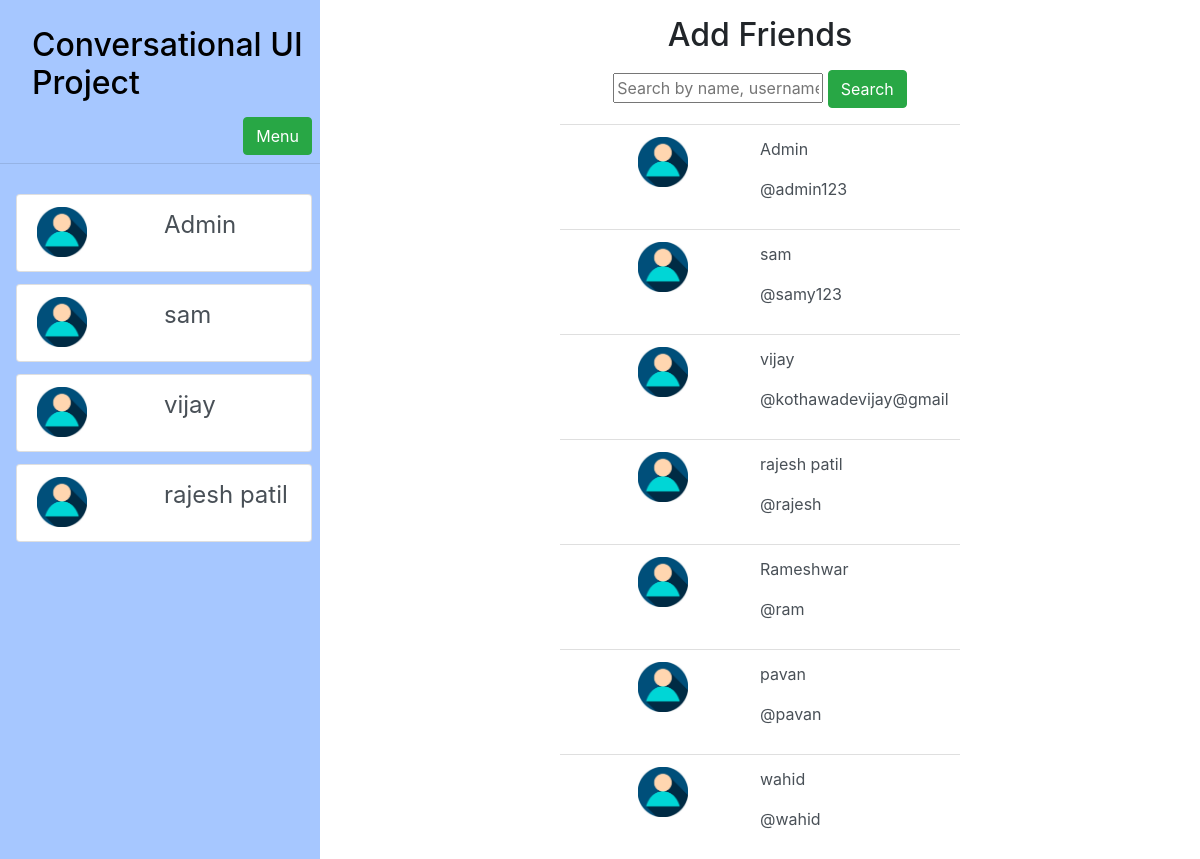
/search/ (signed in), run on the app's committed database.
### chat/models.py (models this page shows, shortened)
class UserProfile(models.Model):
    name = models.CharField(max_length=25)
    email = models.EmailField(unique=True)
    username = models.CharField(max_length=20, unique=True)

### chat/views.py (the view, shortened to what this page needs)
# urls.py: path("search/", views.search, name="search"),
def search(request):
    users = list(UserProfile.objects.all())
    for user in users:
        if user.username == request.user.username:
            users.remove(user)
            break
    try:
        users = users[:10]
    except:
        users = users[:]
    id = getUserId(request.user.username)
    friends = getFriendsList(id)
    return render(request, "chat/search.html", {'users': users, 'friends': friends})

### chat/models.py (called while the page is built)
    def __str__(self):
        return f"{self.friend}"

### chat/views.py (called while the page is built)
def getFriendsList(id):
    try:
        user = UserProfile.objects.get(id=id)
        ids = list(user.friends_set.all())
        friends = []
        for id in ids:
            num = str(id)
            fr = UserProfile.objects.get(id=int(num))
            friends.append(fr)
        return friends
    except:
        return []

def getUserId(username):
    use = UserProfile.objects.get(username=username)
    id = use.id
    return id

### chat/templates/chat/search.html (shortened to what this page needs)
{% extends "chat/Base.html" %}
{% load static %}
{% block content %}
    <center>
        <div class="wrapper" style="width: 400px;">
            <h2 style="margin: 16px 0px">Add Friends</h2>
            <div class="topnav">
                <div class="search-container">
                    <form method="post">
                        <input type="text" placeholder="Search by name, username" name="search" style="width: 210px">
                        <button type="submit" class="btn btn-success">Search</button>
                    </form>
                </div>
            </div>
            <ul class="list-group list-group-flush">
                {% for user in users %}
                    <a href="/addfriend/{{user.username}}" id="user_card">
                        <li class="list-group-item list-group-item-action">
                        <div class="row">
                        <div class="col">
                            <img src="{% static 'images/user_image.jpg' %}" style="width: 50px; height: 50px;">
                        </div>
                        <div class="col">
                            <div class="row"><p>{{user.name}}</p></div>
                            <div class="row"><p>@{{user.username}}</p></div>
                        </div>
                        </div>
                        </li>
                    </a>
                {% endfor %}
            </ul>
        </div>
    </center>
{% endblock %}

### chat/templates/chat/Base.html (shortened to what this page needs)
{% load static %}
<html lang="en">
<head>
    <link rel="stylesheet" href="https://stackpath.bootstrapcdn.com/bootstrap/4.3.1/css/bootstrap.min.css"
>
    <link rel="stylesheet" href="{% static 'css/base_style.css' %}">
    <link rel="stylesheet" href="{% static 'css/chat.css' %}">
</head>
<body>
    <div class="sidenav">
        <div class="row">
            <a href="/"><div class="col"><h2 style="padding-left: 16px; display: block-content;">Conversational UI Project</h2></div></a>
        <div class="col"><div class="dropdown">
            <button onclick="myFunction()" class="btn btn-success">Menu</button>
        </div>
        </div>
        </div>
        <hr class="mt-0 mb-4">
        <div class="friends" style="y-overflow: auto">
            <ul class="list-group">
                {% for friend in friends %}
                    <a href="/chat/{{friend.username}}">
                        <li class="list-group-item list-group-item-action">
                            <div class="row">
                                <div class="col">
                                    <img src="{% static 'images/user_image.jpg' %}" style="width: 50px; height: 50px;">
                                </div>
                                <div class="col">
                                    <div class="row" style="font-color: #000"><p>{{friend.name}}</p></div>
                                </div>
                            </div>
                        </li>
                    </a>
                {% endfor %}
            </ul>
        </div>
    </div>
    <div class="main">
        {% block content %}{% endblock %}
    </div>
</body>
</html>

### static/css/base_style.css (style rules this page uses)
.sidenav { height: 100%; width: 320px; position: fixed; top: 0; left: 0; z-index: 20; background-color: #a6c7ff; overflow-y: auto; overflow-x: auto; padding-top: 20px; }
.sidenav a { text-decoration: none; padding: 6px 8px 6px 16px; font-size: 24px; display: block; color: #000; }
.main { z-index: 10; overflow: hidden; margin-left: 320px; padding: 0px 10px; }
.dropdown { z-index: 10; float: right; position: relative; display: inline-block; margin-right: 8px; margin-bottom: 8px; }

### data on the page
UserProfile: name "Admin", username "admin123"
UserProfile: name "sam", username "samy123"
UserProfile: name "vijay", username "kothawadevijay@gmail"
UserProfile: name "rajesh patil", username "rajesh"
UserProfile: name "Rameshwar", username "ram"
UserProfile: name "pavan", username "pavan"
UserProfile: name "wahid", username "wahid"
